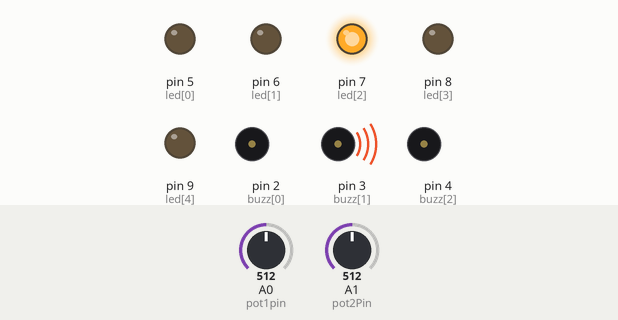
The sketch below on a simulated Arduino Uno, built with avr-gcc and run on an emulated ATmega328P. On the bench: output pins drawn as LEDs (lit = HIGH), buzzer (waves = sounding, pin HIGH). Dashed ring = blinking. Inputs (shaded band) come from the test bench; at power-on: A0 (pot1pin) = 512, A1 (pot2Pin) = 512.

Above: at 1.3 s.
1.4 s: A0 (pot1pin) set to 355
At 2.0 s:
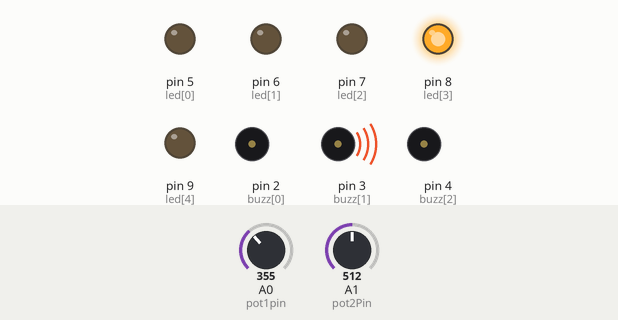
4.5 s: A0 (pot1pin) set to 325
At 5.3 s:
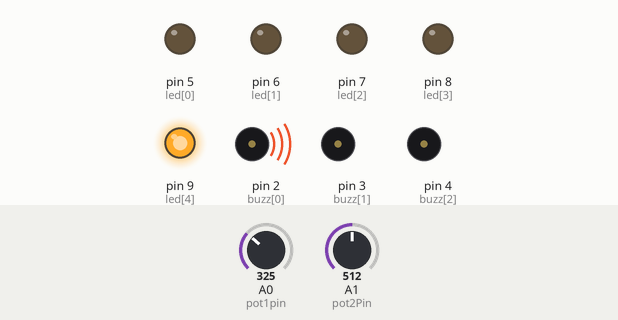
7.6 s: A0 (pot1pin) set to 693
At 8.1 s:
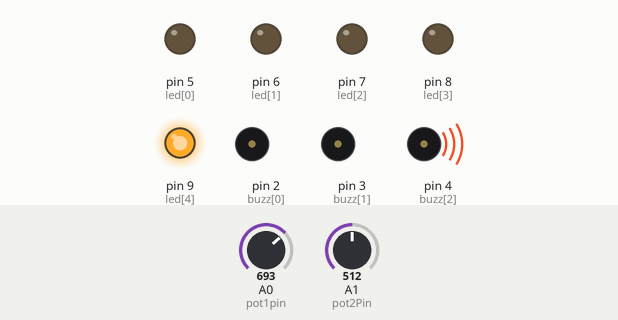
10.7 s: A1 (pot2Pin) set to 122
13.8 s: A1 (pot2Pin) set to 511
16.9 s: A1 (pot2Pin) set to 332
At 17.4 s:
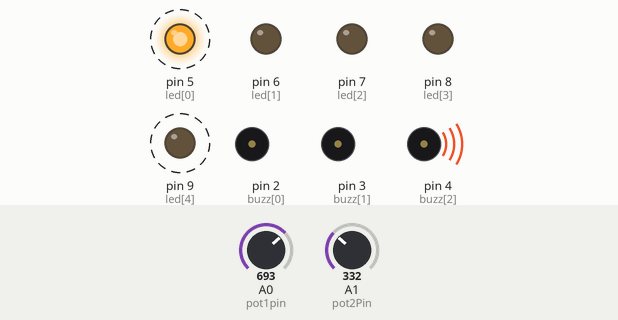
Timing chart, 0 to 21.0 s (numbered marks = the images above; inputs shaded):
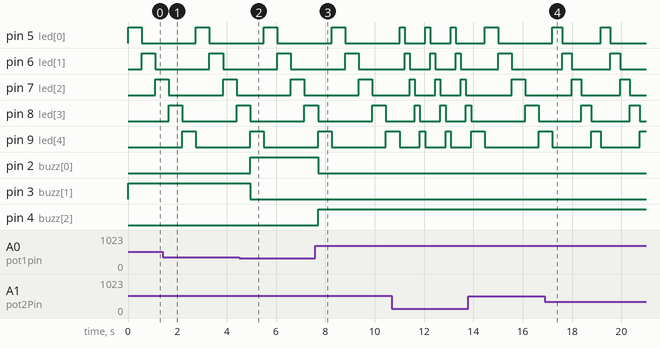

Measured:
- the behaviour switches between 342 and 341 on A0 (pot1pin) (found by bisection; images 1 and 2)
- after the input at 4.5 s, pin 2 (buzz[0]): LOW → HIGH after 0.45 s; pin 3 (buzz[1]): HIGH → LOW after 0.45 s
- after the input at 7.6 s, pin 2 (buzz[0]): HIGH → LOW after 0.10 s; pin 4 (buzz[2]): LOW → HIGH after 0.10 s
- after the input at 16.9 s, pin 5 (led[0]): HIGH → LOW after 0.70 s, → HIGH 1.6 s later, → LOW 0.39 s later
- by itself, pin 6 (led[1]), pin 7 (led[2]), pin 8 (led[3]), pin 9 (led[4]): alternates HIGH for 0.39 s and LOW for 1.6 s

The sketch:

240451_tinkercad.ino
```cpp
const int pot1pin = A0;
const int pot2Pin = A1;
const int buzz[] = {2,3,4};
const int led[]={5,6,7,8,9};
int ledIndex = 0;
void setup(){
  for(int i=0;i<3;i++){
    pinMode(buzz[i],OUTPUT);
  }

  for(int i=0;i<5;i++){
    pinMode(led[i],OUTPUT);
  }
}

void loop(){
  int val = analogRead(pot1pin);
  if(val>=0 && val<=341){
    digitalWrite(buzz[0], HIGH);
    digitalWrite(buzz[1], LOW);
    digitalWrite(buzz[2], LOW);
  }
  else if(val>=342 && val<=683) {
    digitalWrite(buzz[0], LOW);
    digitalWrite(buzz[1], HIGH);
    digitalWrite(buzz[2], LOW);
  }
  else if(val>=684 && val<=1023){
    digitalWrite(buzz[0], LOW);
    digitalWrite(buzz[1], LOW);
    digitalWrite(buzz[2], HIGH);
  }
  int pot2Val = analogRead(pot2Pin);
  int delayTime = map(pot2Val, 0, 1023, 100, 1000);
  for (int i = 0; i < 5; i++) {
    digitalWrite(led[i], LOW);
  }
  digitalWrite(led[ledIndex], HIGH);
  ledIndex = (ledIndex + 1) % 5;
  delay(delayTime);
}

//  https://www.tinkercad.com/things/6Pmq6vsHjiX-swanky-kasi-bojo?sharecode=ucS9iLVnjoPUTVGFKqTUGPR0GLn8IqLnp8RAPTtCCYM
```
